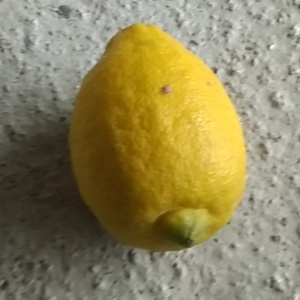
#> input picture Dataset/good_quality/good_quality_1001.jpg, 300 x 300 px, found by its file name; its folder holds only this picture in this run
$ jupyter execute --allow-errors '2318082LuthfatulIkaZahroKlasifikasiCitraLemonMetodeKNNFiturHSV&GLCM.ipynb'   (older library calls are emulated)
#> lines starting #> are read from the running program, lines starting #| are printed output that depends on the picture
#> further down, img is the input picture: shape (300, 300, 3); mean B, G, R 92.3, 132.5, 143.1
# **1.BUKA COLAB & HUBUNGKAN DRIVE**

[cell 1]
from google.colab import drive
drive.mount('/content/drive')

# **2.IMPORT LIBRARY**

[cell 2]
import cv2
import os
import numpy as np
import pandas as pd

from skimage.feature import graycomatrix, graycoprops

from sklearn.model_selection import train_test_split
from sklearn.preprocessing import StandardScaler
from sklearn.neighbors import KNeighborsClassifier
from sklearn.metrics import accuracy_score, classification_report

# **3.SET PATH**

[cell 3]
import os
#> (the rest of this cell did not finish here and is left out)

# **4.EKSTRAKSI HSV (WARNA)**

[cell 4]
def extract_hsv(image_path):
    img = cv2.imread(image_path)
    img = cv2.resize(img, (128,128))

    hsv = cv2.cvtColor(img, cv2.COLOR_BGR2HSV)

    h_mean = np.mean(hsv[:,:,0])
    s_mean = np.mean(hsv[:,:,1])
    v_mean = np.mean(hsv[:,:,2])

    return [h_mean, s_mean, v_mean]

# **5.EKSTRAKSI GLCM (TEKSTUR)**

[cell 5]
def extract_glcm(image_path):
    img = cv2.imread(image_path)
    img = cv2.resize(img, (128,128))

    gray = cv2.cvtColor(img, cv2.COLOR_BGR2GRAY)

    glcm = graycomatrix(
        gray,
        distances=[1],
        angles=[0, np.pi/4, np.pi/2, 3*np.pi/4],
        levels=256,
        symmetric=True,
        normed=True
    )

    contrast = graycoprops(glcm, 'contrast').mean()
    energy = graycoprops(glcm, 'energy').mean()
    homogeneity = graycoprops(glcm, 'homogeneity').mean()

    return [contrast, energy, homogeneity]

# **6.AMBIL DATA DARI FOLDER**

[cell 6]
import os

data = []
labels = []

base_path = '/content/drive/MyDrive/SEMESTER 6/COMVIS/UTS/lemon_dataset'

#> (the rest of this cell did not finish here and is left out)

#> in extract_hsv, `hsv = cv2.cvtColor(img, cv2.COLOR_BGR2HSV)`: hsv: shape (128, 128, 3); mean H, S, V 27.8, 92.3, 143.5
#> in extract_hsv, `h_mean = np.mean(hsv[:,:,0])`: h_mean = 27.84
#> in extract_hsv, `s_mean = np.mean(hsv[:,:,1])`: s_mean = 92.27
#> in extract_hsv, `v_mean = np.mean(hsv[:,:,2])`: v_mean = 143.5
#> `hsv = extract_hsv(img_path)`: hsv = [27.84, 92.27, 143.5]
        glcm = extract_glcm(img_path)
#> in extract_glcm, `gray = cv2.cvtColor(img, cv2.COLOR_BGR2GRAY)`:
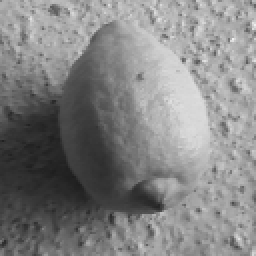
#> gray: shape (128, 128) (shown 2 times larger); min 29, max 240, mean 131
#> in extract_glcm, `contrast = graycoprops(glcm, 'contrast').mean()`: contrast = 166.4
#> in extract_glcm, `energy = graycoprops(glcm, 'energy').mean()`: energy = 0.0169
#> in extract_glcm, `homogeneity = graycoprops(glcm, 'homogeneity').mean()`: homogeneity = 0.173
#> `glcm = extract_glcm(img_path)`: glcm = [166.4, 0.0169, 0.173]
#> `features = hsv + glcm`: features = [27.84, 92.27, 143.5, 166.4, 0.0169, 0.173]

        features = hsv + glcm
        data.append(features)

        if label == 'good_quality':
            labels.append(1)
        else:
            labels.append(0)

import pandas as pd
df = pd.DataFrame(data, columns=[
    'H','S','V',
    'contrast','energy','homogeneity'
])

df['label'] = labels

print("Jumlah data:", len(df))
df.head()

# **7.CEK DATA**

[cell 7]
import pandas as pd
import os

# Buat DataFrame
df = pd.DataFrame(data, columns=['H', 'S', 'V', 'contrast', 'energy', 'homogeneity'])
#> df = table of 1 rows and 6 columns
df['label'] = labels
df['kelas'] = df['label'].map({1: 'Segar', 0: 'Busuk'})

# Simpan ke Drive
save_dir = '/content/drive/MyDrive/SEMESTER 6/COMVIS/UTS/'
os.makedirs(save_dir, exist_ok=True)
#> (the rest of this cell did not finish here and is left out)

# **8.Split**

[cell 8]
X = df.drop(['label', 'kelas'], axis=1)
#> X = table of 1 rows and 6 columns
#> `plt.show()`:
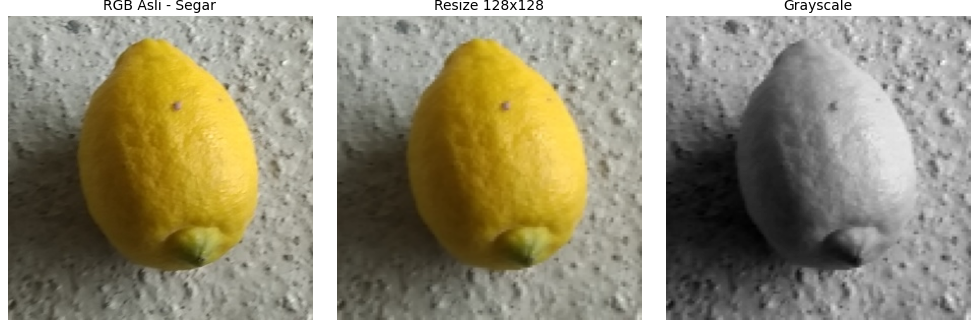
#> figure drawn by matplotlib, 3 panels
y = df['label']

[cell 9]
from sklearn.model_selection import train_test_split

#> (the rest of this cell did not finish here and is left out)

# **9.Normalisasi**

[cell 10]
from sklearn.preprocessing import StandardScaler

scaler = StandardScaler()

#> (the rest of this cell did not finish here and is left out)

# **10.Visualisasi Sampel Gambar**

[cell 11]
import matplotlib.pyplot as plt

image_path = '/content/drive/MyDrive/SEMESTER 6/COMVIS/UTS/lemon_dataset/good_quality'

#> (the rest of this cell did not finish here and is left out)
